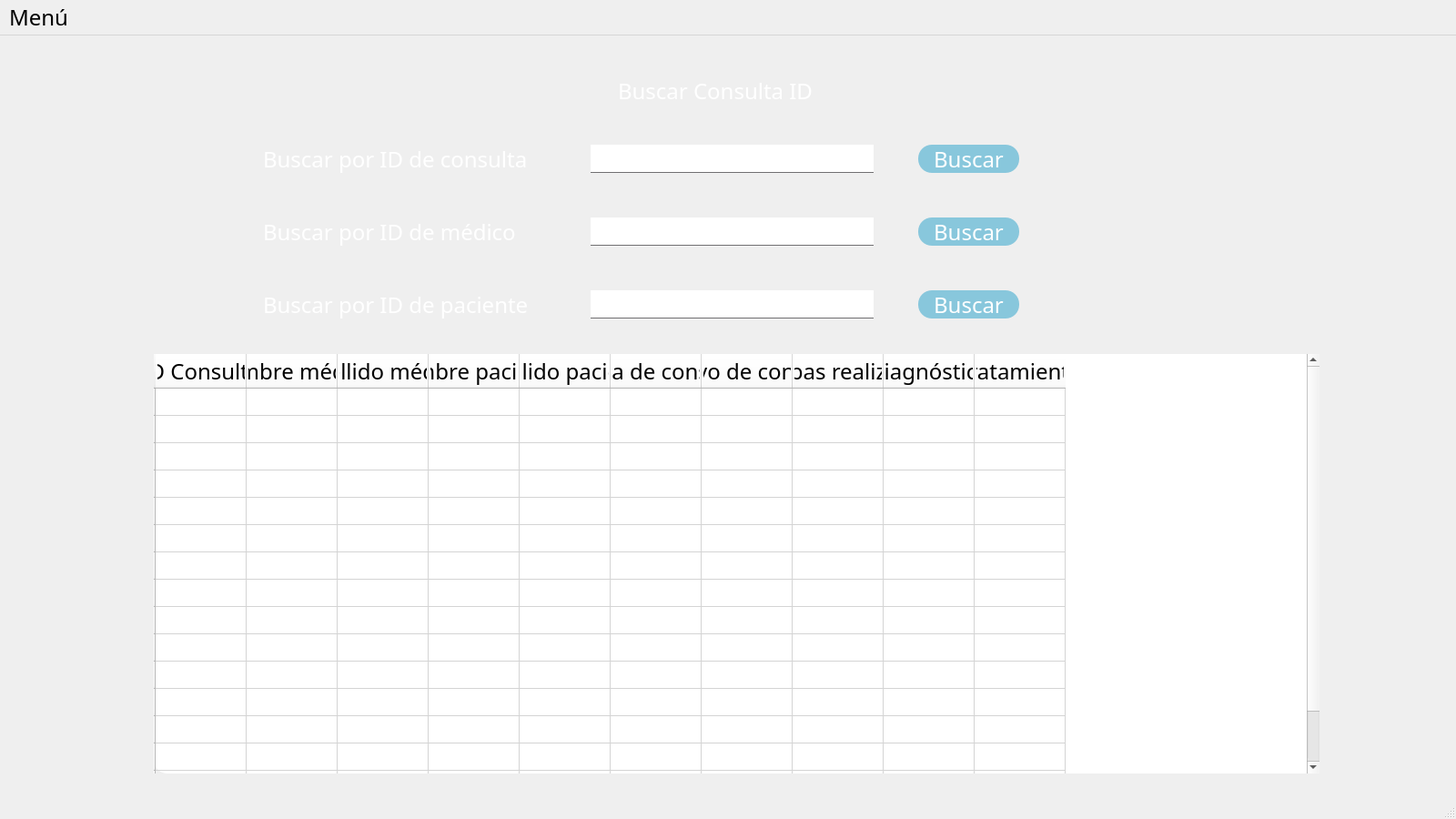
<?xml version="1.0" encoding="UTF-8"?>
<ui version="4.0">
 <class>BuscarConsultaId</class>
 <widget class="QMainWindow" name="BuscarConsultaId">
  <property name="geometry">
   <rect>
    <x>0</x>
    <y>0</y>
    <width>1600</width>
    <height>900</height>
   </rect>
  </property>
  <property name="minimumSize">
   <size>
    <width>1600</width>
    <height>900</height>
   </size>
  </property>
  <property name="maximumSize">
   <size>
    <width>1920</width>
    <height>1080</height>
   </size>
  </property>
  <property name="windowTitle">
   <string>Buscar consulta ID</string>
  </property>
  <property name="styleSheet">
   <string notr="true">*{
    font-family:century gothic;
    font-size:24px;
}

QWidget{
    background-image: url(:/prefijoNuevo/paisaje-cultura-sostenibilidad.jpg);
}

QFrame{
    background:rgba(0/0/0/0.8);
    border-radius:15px;
}

QPushButton{
    background:#88c7dc;
    color:white;
    border-radius:15px;
}

QPushButton:hover{
    color:#333;
    border-radius:15px;
    background:#49ebff;
}

QToolButton{
    background:red;
    border-radius:60px;

}

QLabel{
    color:white;
    background:transparent;
}

QLineEdit{
    background:transparent;
    border:none;
    color:#717072;
    border-bottom:1px solid #717072;
}</string>
  </property>
  <widget class="QWidget" name="centralwidget">
   <widget class="QFrame" name="frame">
    <property name="geometry">
     <rect>
      <x>39</x>
      <y>30</y>
      <width>1521</width>
      <height>801</height>
     </rect>
    </property>
    <property name="frameShape">
     <enum>QFrame::StyledPanel</enum>
    </property>
    <property name="frameShadow">
     <enum>QFrame::Raised</enum>
    </property>
    <widget class="QLabel" name="label">
     <property name="geometry">
      <rect>
       <x>640</x>
       <y>20</y>
       <width>221</width>
       <height>21</height>
      </rect>
     </property>
     <property name="text">
      <string>Buscar Consulta ID</string>
     </property>
    </widget>
    <widget class="QTableWidget" name="TablaConsultas">
     <property name="geometry">
      <rect>
       <x>130</x>
       <y>320</y>
       <width>1281</width>
       <height>461</height>
      </rect>
     </property>
     <property name="minimumSize">
      <size>
       <width>0</width>
       <height>0</height>
      </size>
     </property>
     <property name="maximumSize">
      <size>
       <width>1300</width>
       <height>1500</height>
      </size>
     </property>
     <property name="styleSheet">
      <string notr="true">*{ 
background-color: rgb(255, 255, 255);;
color: rgb(0, 0, 0);
font: 10.5pt &quot;MS Shell Dlg 2&quot;
}

</string>
     </property>
     <row>
      <property name="text">
       <string/>
      </property>
     </row>
     <row>
      <property name="text">
       <string/>
      </property>
     </row>
     <row>
      <property name="text">
       <string/>
      </property>
     </row>
     <row>
      <property name="text">
       <string/>
      </property>
     </row>
     <row>
      <property name="text">
       <string/>
      </property>
     </row>
     <row>
      <property name="text">
       <string/>
      </property>
     </row>
     <row>
      <property name="text">
       <string/>
      </property>
     </row>
     <row>
      <property name="text">
       <string/>
      </property>
     </row>
     <row>
      <property name="text">
       <string/>
      </property>
     </row>
     <row>
      <property name="text">
       <string/>
      </property>
     </row>
     <row>
      <property name="text">
       <string/>
      </property>
     </row>
     <row>
      <property name="text">
       <string/>
      </property>
     </row>
     <row>
      <property name="text">
       <string/>
      </property>
     </row>
     <row>
      <property name="text">
       <string/>
      </property>
     </row>
     <row>
      <property name="text">
       <string/>
      </property>
     </row>
     <row>
      <property name="text">
       <string/>
      </property>
     </row>
     <column>
      <property name="text">
       <string>ID Consulta</string>
      </property>
     </column>
     <column>
      <property name="text">
       <string>Nombre médico</string>
      </property>
     </column>
     <column>
      <property name="text">
       <string>Apellido médico</string>
      </property>
     </column>
     <column>
      <property name="text">
       <string>Nombre paciente</string>
      </property>
     </column>
     <column>
      <property name="text">
       <string>Apellido paciente</string>
      </property>
     </column>
     <column>
      <property name="text">
       <string>Fecha de consulta</string>
      </property>
     </column>
     <column>
      <property name="text">
       <string>Motivo de consulta</string>
      </property>
     </column>
     <column>
      <property name="text">
       <string>Pruebas realizadas</string>
      </property>
     </column>
     <column>
      <property name="text">
       <string>Diagnóstico</string>
      </property>
     </column>
     <column>
      <property name="text">
       <string>Tratamiento</string>
      </property>
     </column>
    </widget>
    <widget class="QLabel" name="label_2">
     <property name="geometry">
      <rect>
       <x>250</x>
       <y>90</y>
       <width>311</width>
       <height>31</height>
      </rect>
     </property>
     <property name="text">
      <string>Buscar por ID de consulta</string>
     </property>
    </widget>
    <widget class="QLabel" name="label_3">
     <property name="geometry">
      <rect>
       <x>250</x>
       <y>170</y>
       <width>311</width>
       <height>31</height>
      </rect>
     </property>
     <property name="text">
      <string>Buscar por ID de médico</string>
     </property>
    </widget>
    <widget class="QLabel" name="label_4">
     <property name="geometry">
      <rect>
       <x>250</x>
       <y>250</y>
       <width>311</width>
       <height>31</height>
      </rect>
     </property>
     <property name="text">
      <string>Buscar por ID de paciente</string>
     </property>
    </widget>
    <widget class="QLineEdit" name="InputIdConsulta">
     <property name="geometry">
      <rect>
       <x>610</x>
       <y>90</y>
       <width>311</width>
       <height>31</height>
      </rect>
     </property>
     <property name="styleSheet">
      <string notr="true">background-color: rgb(255, 255, 255);</string>
     </property>
    </widget>
    <widget class="QLineEdit" name="InputIdMedico">
     <property name="geometry">
      <rect>
       <x>610</x>
       <y>170</y>
       <width>311</width>
       <height>31</height>
      </rect>
     </property>
     <property name="styleSheet">
      <string notr="true">background-color: rgb(255, 255, 255);</string>
     </property>
    </widget>
    <widget class="QLineEdit" name="InputIdPaciente">
     <property name="geometry">
      <rect>
       <x>610</x>
       <y>250</y>
       <width>311</width>
       <height>31</height>
      </rect>
     </property>
     <property name="styleSheet">
      <string notr="true">background-color: rgb(255, 255, 255);</string>
     </property>
    </widget>
    <widget class="QPushButton" name="buscarIdConsulta">
     <property name="geometry">
      <rect>
       <x>970</x>
       <y>90</y>
       <width>111</width>
       <height>31</height>
      </rect>
     </property>
     <property name="text">
      <string>Buscar</string>
     </property>
    </widget>
    <widget class="QPushButton" name="BuscarIdMedico">
     <property name="geometry">
      <rect>
       <x>970</x>
       <y>170</y>
       <width>111</width>
       <height>31</height>
      </rect>
     </property>
     <property name="text">
      <string>Buscar</string>
     </property>
    </widget>
    <widget class="QPushButton" name="BuscarIdPaciente">
     <property name="geometry">
      <rect>
       <x>970</x>
       <y>250</y>
       <width>111</width>
       <height>31</height>
      </rect>
     </property>
     <property name="text">
      <string>Buscar</string>
     </property>
    </widget>
   </widget>
  </widget>
  <widget class="QMenuBar" name="menubar">
   <property name="geometry">
    <rect>
     <x>0</x>
     <y>0</y>
     <width>1600</width>
     <height>36</height>
    </rect>
   </property>
   <widget class="QMenu" name="menuMen">
    <property name="title">
     <string>Menú</string>
    </property>
    <addaction name="separator"/>
    <addaction name="actionRegresar"/>
   </widget>
   <addaction name="menuMen"/>
  </widget>
  <widget class="QStatusBar" name="statusbar"/>
  <action name="actionRegresar">
   <property name="text">
    <string>Regresar</string>
   </property>
  </action>
 </widget>
 <resources>
  <include location="../Imagenes/Imagen.qrc"/>
 </resources>
 <connections/>
</ui>
